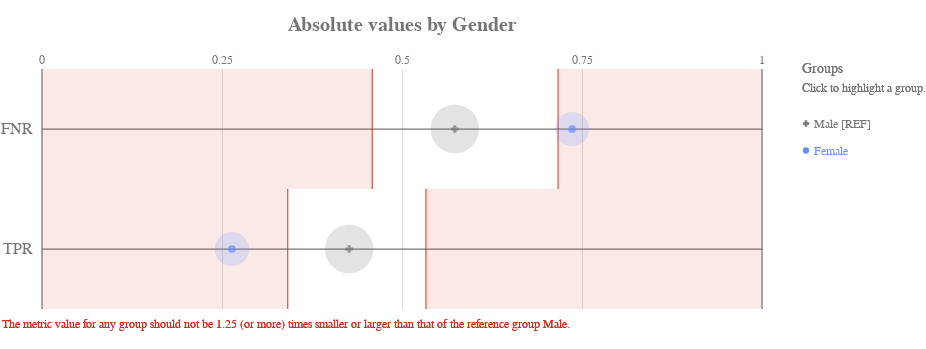

Write notebook code for a chart like this one.
### Markdown cell above
Check how the fairness threshold maps to the absolute values of each metric

### Code cell
ap.absolute(bdf, metrics, 'gender', fairness_threshold = disparity_tolerance)

### Figure 1 — Vega-Lite specification as saved in the notebook (floating-point values rounded to 4 significant figures)
{"config": {"view": {"continuousWidth": 400, "continuousHeight": 300, "strokeWidth": 0}, "axisLeft": {"labelColor": "rgb(117,117,117)", "labelFont": "Arial", "labelFontSize": 16}, "title": {"align": "center", "baseline": "middle", "color": "rgb(117,117,117)", "font": "Arial", "fontSize": 20, "fontWeight": "bold"}}, "layer": [{"data": {"name": "data-311d8377a33e1947b22d1680bd870927"}, "mark": {"type": "rule", "stroke": "rgb(117,117,117)", "strokeWidth": 1.25, "tooltip": ""}, "encoding": {"x": {"type": "quantitative", "field": "start", "scale": {"domain": [0, 1], "range": [40.0, 760.0]}}, "x2": {"field": "end"}, "y": {"type": "nominal", "axis": {"domain": false, "labelAngle": 0, "labelPadding": -30, "orient": "left", "ticks": false, "title": ""}, "field": "y_position", "scale": {"domain": ["FNR", "TPR"], "range": [30.0, 270.0]}}}}, {"data": {"name": "data-6cfe259518f6c7b358d8f836a73e6b7f"}, "mark": {"type": "rule", "stroke": "rgb(117,117,117)", "strokeWidth": 1.25, "tooltip": ""}, "encoding": {"x": {"type": "quantitative", "field": "x_position", "scale": {"domain": [0, 1], "range": [40.0, 760.0]}}, "y": {"value": 30.0}, "y2": {"value": 270.0}}}, {"data": {"name": "data-60ed1133fa688d151d36705a369482e0"}, "mark": {"type": "text", "align": "center", "color": "rgb(117,117,117)", "font": "Arial", "fontSize": 12, "fontWeight": "normal", "tooltip": ""}, "encoding": {"text": {"type": "nominal", "field": "value"}, "x": {"type": "quantitative", "field": "value", "scale": {"domain": [0, 1], "range": [40.0, 760.0]}}, "y": {"value": 21.0}}}, {"layer": [{"mark": {"type": "rect", "opacity": 0.8, "stroke": "rgb(217, 46, 28)", "strokeWidth": 1.25, "tooltip": ""}, "encoding": {"x": {"type": "quantitative", "field": "lower_threshold_value", "scale": {"domain": [0, 1], "range": [40.0, 760.0]}}, "x2": {"field": "lower_threshold_value"}, "y": {"type": "nominal", "axis": {"domain": false, "grid": false, "labels": false, "ticks": false, "title": " "}, "field": "metric", "scale": {"domain": ["FNR", "TPR"], "range": [30.0, 270.0]}}}}, {"mark": {"type": "rect", "opacity": 0.8, "stroke": "rgb(217, 46, 28)", "strokeWidth": 1.25, "tooltip": ""}, "encoding": {"x": {"type": "quantitative", "field": "upper_threshold_value", "scale": {"domain": [0, 1], "range": [40.0, 760.0]}}, "x2": {"field": "upper_threshold_value"}, "y": {"type": "nominal", "axis": {"domain": false, "grid": false, "labels": false, "ticks": false, "title": " "}, "field": "metric", "scale": {"domain": ["FNR", "TPR"], "range": [30.0, 270.0]}}}}, {"layer": [{"mark": {"type": "rect", "fill": "rgb(217, 46, 28)", "opacity": 0.1, "tooltip": ""}, "encoding": {"x": {"type": "quantitative", "field": "lower_threshold_value", "scale": {"domain": [0, 1], "range": [40.0, 760.0]}}, "x2": {"field": "lower_end"}, "y": {"type": "nominal", "axis": {"domain": false, "grid": false, "labels": false, "ticks": false, "title": " "}, "field": "metric", "scale": {"domain": ["FNR", "TPR"], "range": [30.0, 270.0]}}}}, {"mark": {"type": "rect", "fill": "rgb(217, 46, 28)", "opacity": 0.1, "tooltip": ""}, "encoding": {"x": {"type": "quantitative", "field": "upper_threshold_value", "scale": {"domain": [0, 1], "range": [40.0, 760.0]}}, "x2": {"field": "upper_end"}, "y": {"type": "nominal", "axis": {"domain": false, "grid": false, "labels": false, "ticks": false, "title": " "}, "field": "metric", "scale": {"domain": ["FNR", "TPR"], "range": [30.0, 270.0]}}}}]}, {"data": {"name": "data-79dd248bdaa0ea02c535240e8ad022c8"}, "mark": {"type": "text", "align": "left", "baseline": "top", "fill": "rgb(217, 46, 28)", "font": "Arial", "fontSize": 12, "fontWeight": "normal", "tooltip": ""}, "encoding": {"text": {"value": "The metric value for any group should not be 1.25 (or more) times smaller or larger than that of the reference group Male."}, "x": {"value": 0}, "y": {"value": 280.0}}}], "data": {"name": "data-9ed210604024482b6cff2dda614c3237"}}, {"layer": [{"mark": "circle"}, {"data": {"name": "data-239ae3fc5d105c9bd066ede0ea2115bc"}, "mark": {"type": "circle", "opacity": 0.2}, "encoding": {"color": {"condition": {"type": "nominal", "field": "attribute_value", "legend": null, "scale": {"domain": ["Male", "Female"], "range": ["rgb(117,117,117)", "rgb(100, 143, 255)", "rgb(254, 97, 0)", "rgb(220, 38, 127)", "rgb(255, 176, 0)", "rgb(120, 94, 240)"]}, "selection": "selector007"}, "value": "rgb(224,224,224)"}, "size": {"type": "quantitative", "field": "group_size", "legend": null, "scale": {"domain": [0, 26150.0], "range": [0, 2827.0]}}, "tooltip": [{"type": "nominal", "field": "attribute_value", "title": "Group"}, {"type": "nominal", "field": "tooltip_group_size", "title": "Group Size"}, {"type": "nominal", "field": "tooltip_disparity_explanation_fnr", "title": "Disparity"}, {"type": "quantitative", "field": "fnr", "format": ".2f", "title": "FNR"}], "x": {"type": "quantitative", "axis": {"domain": false, "labels": false, "ticks": false, "title": null, "values": [0.25, 0.5, 0.75]}, "field": "fnr", "scale": {"domain": [0, 1], "range": [40.0, 760.0]}}, "y": {"type": "nominal", "axis": {"domain": false, "grid": false, "labels": false, "ticks": false, "title": " "}, "field": "metric_variable", "scale": {"domain": ["FNR", "TPR"], "range": [30.0, 270.0]}}}, "selection": {"selector009": {"type": "multi", "empty": "all", "fields": ["attribute_value"]}}, "transform": [{"calculate": "'FNR'", "as": "metric_variable"}]}, {"data": {"name": "data-239ae3fc5d105c9bd066ede0ea2115bc"}, "mark": {"type": "circle", "opacity": 0.2}, "encoding": {"color": {"condition": {"type": "nominal", "field": "attribute_value", "legend": null, "scale": {"domain": ["Male", "Female"], "range": ["rgb(117,117,117)", "rgb(100, 143, 255)", "rgb(254, 97, 0)", "rgb(220, 38, 127)", "rgb(255, 176, 0)", "rgb(120, 94, 240)"]}, "selection": "selector007"}, "value": "rgb(224,224,224)"}, "size": {"type": "quantitative", "field": "group_size", "legend": null, "scale": {"domain": [0, 26150.0], "range": [0, 2827.0]}}, "tooltip": [{"type": "nominal", "field": "attribute_value", "title": "Group"}, {"type": "nominal", "field": "tooltip_group_size", "title": "Group Size"}, {"type": "nominal", "field": "tooltip_disparity_explanation_tpr", "title": "Disparity"}, {"type": "quantitative", "field": "tpr", "format": ".2f", "title": "TPR"}], "x": {"type": "quantitative", "axis": {"domain": false, "labels": false, "ticks": false, "title": null, "values": [0.25, 0.5, 0.75]}, "field": "tpr", "scale": {"domain": [0, 1], "range": [40.0, 760.0]}}, "y": {"type": "nominal", "axis": {"domain": false, "grid": false, "labels": false, "ticks": false, "title": " "}, "field": "metric_variable", "scale": {"domain": ["FNR", "TPR"], "range": [30.0, 270.0]}}}, "selection": {"selector011": {"type": "multi", "empty": "all", "fields": ["attribute_value"]}}, "transform": [{"calculate": "'TPR'", "as": "metric_variable"}]}, {"layer": [{"mark": "point"}, {"data": {"name": "data-239ae3fc5d105c9bd066ede0ea2115bc"}, "mark": {"type": "point", "filled": true, "size": 60}, "encoding": {"color": {"condition": {"type": "nominal", "field": "attribute_value", "legend": null, "scale": {"domain": ["Male", "Female"], "range": ["rgb(117,117,117)", "rgb(100, 143, 255)", "rgb(254, 97, 0)", "rgb(220, 38, 127)", "rgb(255, 176, 0)", "rgb(120, 94, 240)"]}, "selection": "selector007"}, "value": "rgb(224,224,224)"}, "shape": {"type": "nominal", "field": "attribute_value", "legend": null, "scale": {"domain": ["Male", "Female"], "range": ["cross", "circle"]}}, "tooltip": [{"type": "nominal", "field": "attribute_value", "title": "Group"}, {"type": "nominal", "field": "tooltip_group_size", "title": "Group Size"}, {"type": "nominal", "field": "tooltip_disparity_explanation_fnr", "title": "Disparity"}, {"type": "quantitative", "field": "fnr", "format": ".2f", "title": "FNR"}], "x": {"type": "quantitative", "axis": {"domain": false, "labels": false, "ticks": false, "title": null, "values": [0.25, 0.5, 0.75]}, "field": "fnr", "scale": {"domain": [0, 1], "range": [40.0, 760.0]}}, "y": {"type": "nominal", "axis": {"domain": false, "grid": false, "labels": false, "ticks": false, "title": " "}, "field": "metric_variable", "scale": {"domain": ["FNR", "TPR"], "range": [30.0, 270.0]}}}, "selection": {"selector008": {"type": "multi", "empty": "all", "fields": ["attribute_value"]}}, "transform": [{"calculate": "'FNR'", "as": "metric_variable"}]}, {"data": {"name": "data-239ae3fc5d105c9bd066ede0ea2115bc"}, "mark": {"type": "point", "filled": true, "size": 60}, "encoding": {"color": {"condition": {"type": "nominal", "field": "attribute_value", "legend": null, "scale": {"domain": ["Male", "Female"], "range": ["rgb(117,117,117)", "rgb(100, 143, 255)", "rgb(254, 97, 0)", "rgb(220, 38, 127)", "rgb(255, 176, 0)", "rgb(120, 94, 240)"]}, "selection": "selector007"}, "value": "rgb(224,224,224)"}, "shape": {"type": "nominal", "field": "attribute_value", "legend": null, "scale": {"domain": ["Male", "Female"], "range": ["cross", "circle"]}}, "tooltip": [{"type": "nominal", "field": "attribute_value", "title": "Group"}, {"type": "nominal", "field": "tooltip_group_size", "title": "Group Size"}, {"type": "nominal", "field": "tooltip_disparity_explanation_tpr", "title": "Disparity"}, {"type": "quantitative", "field": "tpr", "format": ".2f", "title": "TPR"}], "x": {"type": "quantitative", "axis": {"domain": false, "labels": false, "ticks": false, "title": null, "values": [0.25, 0.5, 0.75]}, "field": "tpr", "scale": {"domain": [0, 1], "range": [40.0, 760.0]}}, "y": {"type": "nominal", "axis": {"domain": false, "grid": false, "labels": false, "ticks": false, "title": " "}, "field": "metric_variable", "scale": {"domain": ["FNR", "TPR"], "range": [30.0, 270.0]}}}, "selection": {"selector010": {"type": "multi", "empty": "all", "fields": ["attribute_value"]}}, "transform": [{"calculate": "'TPR'", "as": "metric_variable"}]}]}]}, {"layer": [{"mark": {"type": "point", "filled": true, "opacity": 1, "size": 39.48}, "encoding": {"color": {"condition": {"type": "nominal", "field": "attribute_value", "legend": null, "scale": {"domain": ["Male", "Female"], "range": ["rgb(117,117,117)", "rgb(100, 143, 255)", "rgb(254, 97, 0)", "rgb(220, 38, 127)", "rgb(255, 176, 0)", "rgb(120, 94, 240)"]}, "selection": "selector007"}, "value": "rgb(224,224,224)"}, "shape": {"type": "nominal", "field": "attribute_value", "legend": null, "scale": {"domain": ["Male", "Female"], "range": ["cross", "circle"]}}, "x": {"value": 804}, "y": {"type": "nominal", "axis": {"domain": false, "grid": false, "labels": false, "ticks": false, "title": " "}, "field": "attribute_value", "scale": {"domain": ["Male", "Female"], "range": [71, 125]}}}, "selection": {"selector007": {"type": "multi", "empty": "all", "fields": ["attribute_value"]}}}, {"mark": {"type": "text", "align": "left", "baseline": "middle", "font": "Arial", "fontSize": 12, "fontWeight": "normal"}, "encoding": {"color": {"condition": {"type": "nominal", "field": "attribute_value", "legend": null, "scale": {"domain": ["Male", "Female"], "range": ["rgb(117,117,117)", "rgb(100, 143, 255)", "rgb(254, 97, 0)", "rgb(220, 38, 127)", "rgb(255, 176, 0)", "rgb(120, 94, 240)"]}, "selection": "selector007"}, "value": "rgb(224,224,224)"}, "text": {"type": "nominal", "field": "label"}, "x": {"value": 812}, "y": {"type": "nominal", "axis": {"domain": false, "grid": false, "labels": false, "ticks": false, "title": " "}, "field": "attribute_value", "scale": {"domain": ["Male", "Female"], "range": [71, 125]}}}, "selection": {"selector012": {"type": "multi", "empty": "all", "fields": ["attribute_value"]}}}, {"data": {"name": "data-79dd248bdaa0ea02c535240e8ad022c8"}, "mark": {"type": "text", "align": "left", "baseline": "middle", "color": "rgb(117,117,117)", "font": "Arial", "fontSize": 12, "fontWeight": "normal"}, "encoding": {"text": {"value": "Click to highlight a group."}, "x": {"value": 800}, "y": {"value": 49}}}, {"data": {"name": "data-79dd248bdaa0ea02c535240e8ad022c8"}, "mark": {"type": "text", "align": "left", "baseline": "middle", "color": "rgb(117,117,117)", "font": "Arial", "fontSize": 14, "fontWeight": "normal"}, "encoding": {"text": {"value": "Groups"}, "x": {"value": 800}, "y": {"value": 30}}}], "data": {"name": "data-d79b6fcf6fc2d8883b03661337595d04"}}], "height": 300, "padding": {"top": 15, "bottom": 10}, "resolve": {"scale": {"size": "independent", "y": "independent"}}, "title": "Absolute values by Gender", "width": 800, "$schema": "https://vega.github.io/schema/vega-lite/v4.8.1.json", "datasets": {"data-311d8377a33e1947b22d1680bd870927": [{"y_position": "FNR", "start": 0, "end": 1}, {"y_position": "TPR", "start": 0, "end": 1}], "data-6cfe259518f6c7b358d8f836a73e6b7f": [{"x_position": 0}, {"x_position": 1}], "data-60ed1133fa688d151d36705a369482e0": [{"value": 0.0}, {"value": 0.25}, {"value": 0.5}, {"value": 0.75}, {"value": 1.0}], "data-9ed210604024482b6cff2dda614c3237": [{"lower_end": 0, "upper_end": 1, "lower_threshold_value": 0.4587, "upper_threshold_value": 0.7168, "metric": "FNR"}, {"lower_end": 0, "upper_end": 1, "lower_threshold_value": 0.3413, "upper_threshold_value": 0.5332, "metric": "TPR"}], "data-79dd248bdaa0ea02c535240e8ad022c8": [{"a": 1, "b": 0}, {"a": 1, "b": 0}], "data-239ae3fc5d105c9bd066ede0ea2115bc": [{"attribute_name": "gender", "attribute_value": "Female", "group_size": 10771, "total_entities": 32561, "fnr": 0.7362, "tpr": 0.2638, "fnr_disparity": 1.284, "tpr_disparity": 0.6183, "fnr_disparity_scaled": 0.2839, "tpr_disparity_scaled": -0.6172, "tooltip_group_size": "10,771 (33.08%)", "tooltip_disparity_explanation_fnr": "1.28 times larger FNR than the reference group", "tooltip_disparity_explanation_tpr": "1.62 times smaller TPR than the reference group"}, {"attribute_name": "gender", "attribute_value": "Male", "group_size": 21790, "total_entities": 32561, "fnr": 0.5734, "tpr": 0.4266, "fnr_disparity": 1.0, "tpr_disparity": 1.0, "fnr_disparity_scaled": 0.0, "tpr_disparity_scaled": 0.0, "tooltip_group_size": "21,790 (66.92%)", "tooltip_disparity_explanation_fnr": "Reference group", "tooltip_disparity_explanation_tpr": "Reference group"}], "data-d79b6fcf6fc2d8883b03661337595d04": [{"attribute_value": "Male", "label": "Male [REF]"}, {"attribute_value": "Female", "label": "Female"}]}}
